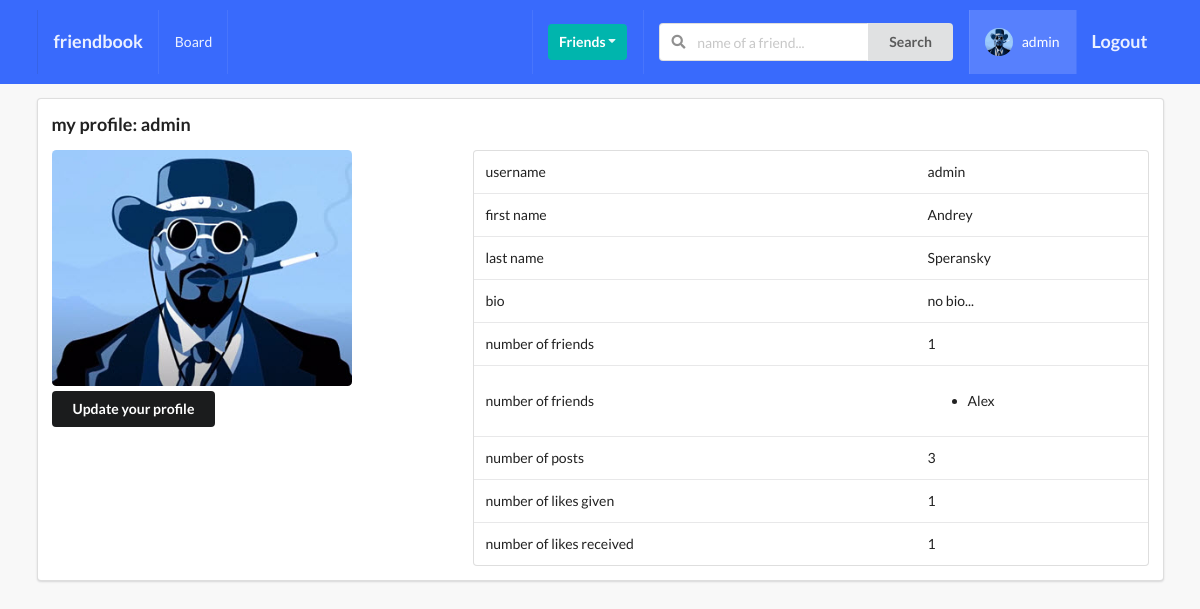
Screenshot of /profiles/myprofile/ (signed in) with the database file from the repository.
### profiles/models.py (models this page shows, shortened)
class Profile(models.Model):
    first_name = models.CharField(max_length=200, blank=True)
    last_name = models.CharField(max_length=200, blank=True)
    user = models.OneToOneField(User, on_delete=models.CASCADE)
    bio = models.TextField(default="no bio...", max_length=300)
    email = models.EmailField(max_length=200, blank=True)
    country = models.CharField(max_length=200, blank=True)
    avatar = models.ImageField(default='avatar.png', upload_to='avatars/')
    friends = models.ManyToManyField(User, blank=True, related_name='friends')
    slug = models.SlugField(unique=True, blank=True)
    updated = models.DateTimeField(auto_now=True)
    created = models.DateTimeField(auto_now_add=True)
    objects = ProfileManager()
    def get_friends(self):
        return self.friends.all()
    def get_friends_no(self):
        return self.friends.all().count()
    def get_posts_no(self):
        return self.posts.all().count()
    def get_likes_given_no(self):
        likes = self.like_set.all()
        total_liked = 0
        for item in likes:
            if item.value=='Like':
                total_liked += 1
        return total_liked
    def get_likes_recieved_no(self):
        posts = self.posts.all()
        total_liked = 0
        for item in posts:
            total_liked += item.liked.all().count()
        return total_liked
    __initial_first_name = None
    __initial_last_name = None
    def __init__(self, *args, **kwargs):
        super().__init__(*args, **kwargs)
        self.__initial_first_name = self.first_name
        self.__initial_last_name = self.last_name

### posts/models.py (models this page shows, shortened)
class Like(models.Model):
    user = models.ForeignKey(Profile, on_delete=models.CASCADE)
    post = models.ForeignKey(Post, on_delete=models.CASCADE)
    value = models.CharField(choices=LIKE_CHOICES, max_length=8)
    updated = models.DateTimeField(auto_now=True)
    created = models.DateTimeField(auto_now_add=True)

class Post(models.Model):
    content = models.TextField()
    image = models.ImageField(upload_to='posts', validators=[FileExtensionValidator(['png', 'jpg', 'jpeg'])], blank=True)
    liked = models.ManyToManyField(Profile, blank=True, related_name='likes')
    updated = models.DateTimeField(auto_now=True)
    created = models.DateTimeField(auto_now_add=True)
    author = models.ForeignKey(Profile, on_delete=models.CASCADE, related_name='posts')
    class Meta:
        ordering = ('-created',)

### profiles/views.py (the view)
# urls.py: path('myprofile/', my_profile_view, name='my-profile-view'),
@login_required
def my_profile_view(request):
    profile = Profile.objects.get(user=request.user)
    form = ProfileModelForm(request.POST or None, request.FILES or None, instance=profile)
    confirm = False
    if request.method == 'POST':
        if form.is_valid():
            form.save()
            confirm = True
    context = {
        'profile': profile,
        'form': form,
        'confirm': confirm,
    }
    return render(request, 'profiles/myprofile.html', context)

### profiles/forms.py
class ProfileModelForm(forms.ModelForm):
    class Meta:
        model = Profile
        fields = ('first_name', 'last_name', 'bio', 'avatar')

### profiles/context_processors.py (called while the page is built)
def profile_pic(request):
    if request.user.is_authenticated:
        profile_obj = Profile.objects.get(user=request.user)
        pic = profile_obj.avatar
        return {'picture':pic}
    return {}

def invatations_received_no(request):
    if request.user.is_authenticated:
        profile_obj = Profile.objects.get(user=request.user)
        qs_count = Relationship.objects.invatations_received(profile_obj).count()
        return {'invites_num':qs_count}
    return {}

### profiles/models.py (called while the page is built)
    def invatations_received(self, receiver):
        qs = Relationship.objects.filter(receiver=receiver, status='send')
        return qs

### profiles/templates/profiles/myprofile.html (shortened to what this page needs)
{% extends 'base.html' %}
{% block content %}
<div class="ui segment">
    <h3>my profile: {{request.user}}</h3>
    <div class="ui grid">
        <div class='row'>
            <div class='six wide column'>
                <img class="ui medium rounded image" src={{profile.avatar.url}}>
                <div class="row mt-5">
                    <button class='ui secondary button' id='modal-btn'>Update your profile</button>
                </div>
            </div>
            <div class="ten wide column">
                <table class="ui table">
                    <tbody>
                        <tr>
                            <td>username</td>
                            <td>{{profile.user}}</td>
                        </tr>
                        <tr>
                            <td>first name</td>
                            <td>{{profile.first_name}}</td>
                        </tr>
                        <tr>
                            <td>last name</td>
                            <td>{{profile.last_name}}</td>
                        </tr>
                        <tr>
                            <td>bio</td>
                            <td>{{profile.bio}}</td>
                        </tr>
                        <tr>
                            <td>number of friends</td>
                            <td>{{profile.get_friends_no}}</td>
                        </tr>
                        <tr>
                            <td>number of friends</td>
                            <td>
                                <ul>
                                    {% for friend in profile.get_friends %}
                                        <li>{{friend}}</li>
                                    {% endfor %}
                                </ul>
                            </td>
                        </tr>
                        <tr>
                            <td>number of posts</td>
                            <td>{{profile.get_posts_no}}</td>
                        </tr>
                        <tr>
                            <td>number of likes given</td>
                            <td>{{profile.get_likes_given_no}}</td>
                        </tr>
                        <tr>
                            <td>number of likes received</td>
                            <td>{{profile.get_likes_recieved_no}}</td>
                        </tr>
                    </tbody>
                </table>
            </div>
        </div>
    </div>
</div>
{% endblock content %}

### templates/main/navbar.html (shortened to what this page needs)
{% url 'home-view' as path_to_home %}
{% url 'posts:main-post-view' as path_to_posts %}
{% url 'profiles:my-profile-view' as path_to_my_profile %}
<div class="ui inverted menu nav mb-7">
  <div class="ui container">
    <a href="{{path_to_home}}" class="{% if request.path == path_to_home %}active{% endif %} item">
        <h3>friendbook</h3>
    </a>
    {% if request.user.is_authenticated %}
    <a href="{{path_to_posts}}" class="{% if request.path == path_to_posts %}active{% endif %} item">
        Board
    </a>
    {% endif %}
    <div class="right menu">
        {% if request.user.is_authenticated %}
        <div class="item">
            <div class="ui floating dropdown icon button teal"> Friends
                <i class="dropdown icon"></i>
             </div>
        </div>
             <div class="item">
              <form action="" method="GET">
                <div class="ui action left icon input">
                <input class="prompt" type="text" name='q' placeholder="name of a friend...">
                <button type='submit' class="ui button">Search</button>
                </div>
            </form>
            </div>
            <a href="{{path_to_my_profile}}" class="{% if request.path == path_to_my_profile %}active{% endif %} item">
                <img src={{picture.url}} alt=""  class="ui avatar image" >&nbsp;
                 {{ request.user }}
            </a>
            <a href="{% url 'account_logout' %}" class="ui item">
                <h3>Logout</h3>
            </a>
        {% else %}
        <a href="{% url 'account_login' %}" class="ui item">
                <h3>Login</h3>
            </a>
        {% endif %}
    </div>
  </div>
</div>

### netbook/static/style.css (style rules this page uses)
body { background: #F8F8F8 !important; }
.nav { border-radius: 0px !important; padding: 10px 0 10px 0 !important; background-color: #396afc !important; }
.mb-7 { margin-bottom: 7px !important; }
.mt-5 { margin-top: 5px !important; }

### rows the page displays
Profile: avatar (picture), user "admin", first_name "Andrey", last_name "Speransky", bio "no bio...", get_friends_no "1", get_posts_no "3", get_likes_given_no "1", get_likes_recieved_no "1"

### other values shown
{{ request.user }} "admin"
{{ friend }} "Alex"
